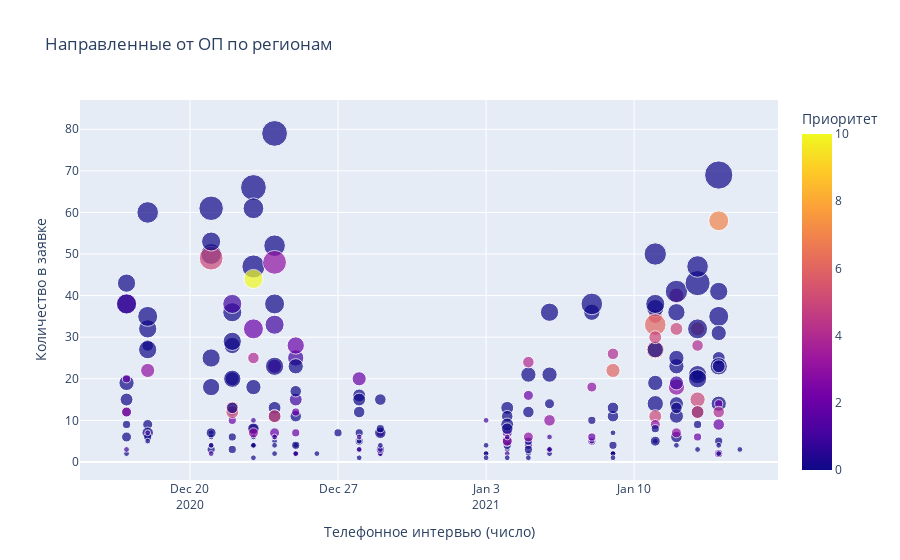

This figure's notebook cell:
### Code cell
# Визуализация данных за все время

df = px.data.gapminder()

fig = px.scatter(all_groupped, 
                 x='Телефонное интервью (число)', 
                 y="Количество в заявке", 
                 size="направлено от ОП", 
                 color="Приоритет",
                 hover_name="регион", 
                 title=f"Направленные от ОП по регионам")
fig.show()

### Figure 1 — Plotly figure (JSON) as saved in the notebook; plotly's stock layout.template omitted (floating-point values rounded to 4 significant figures; data arrays with more than 128 entries replaced by an {"elided": "..."} marker saying what was removed)
{"data": [{"hovertemplate": "<b>%{hovertext}</b><br><br>Телефонное интервью (число)=%{x}<br>Количество в заявке=%{y}<br>направлено от ОП=%{marker.size}<br>Приоритет=%{marker.color}<extra></extra>", "hovertext": {"elided": "232 str values"}, "legendgroup": "", "marker": {"color": {"elided": "232 int values"}, "coloraxis": "coloraxis", "size": {"elided": "232 int values"}, "sizemode": "area", "sizeref": 0.06, "symbol": "circle"}, "mode": "markers", "name": "", "orientation": "v", "showlegend": false, "type": "scatter", "x": {"elided": "232 str values"}, "xaxis": "x", "y": {"elided": "232 int values"}, "yaxis": "y"}], "layout": {"coloraxis": {"colorbar": {"title": {"text": "Приоритет"}}, "colorscale": [[0, "#0d0887"], [0.1111, "#46039f"], [0.2222, "#7201a8"], [0.3333, "#9c179e"], [0.4444, "#bd3786"], [0.5556, "#d8576b"], [0.6667, "#ed7953"], [0.7778, "#fb9f3a"], [0.8889, "#fdca26"], [1, "#f0f921"]]}, "legend": {"itemsizing": "constant", "tracegroupgap": 0}, "title": {"text": "Направленные от ОП по регионам"}, "xaxis": {"anchor": "y", "domain": [0, 1], "title": {"text": "Телефонное интервью (число)"}}, "yaxis": {"anchor": "x", "domain": [0, 1], "title": {"text": "Количество в заявке"}}}}
